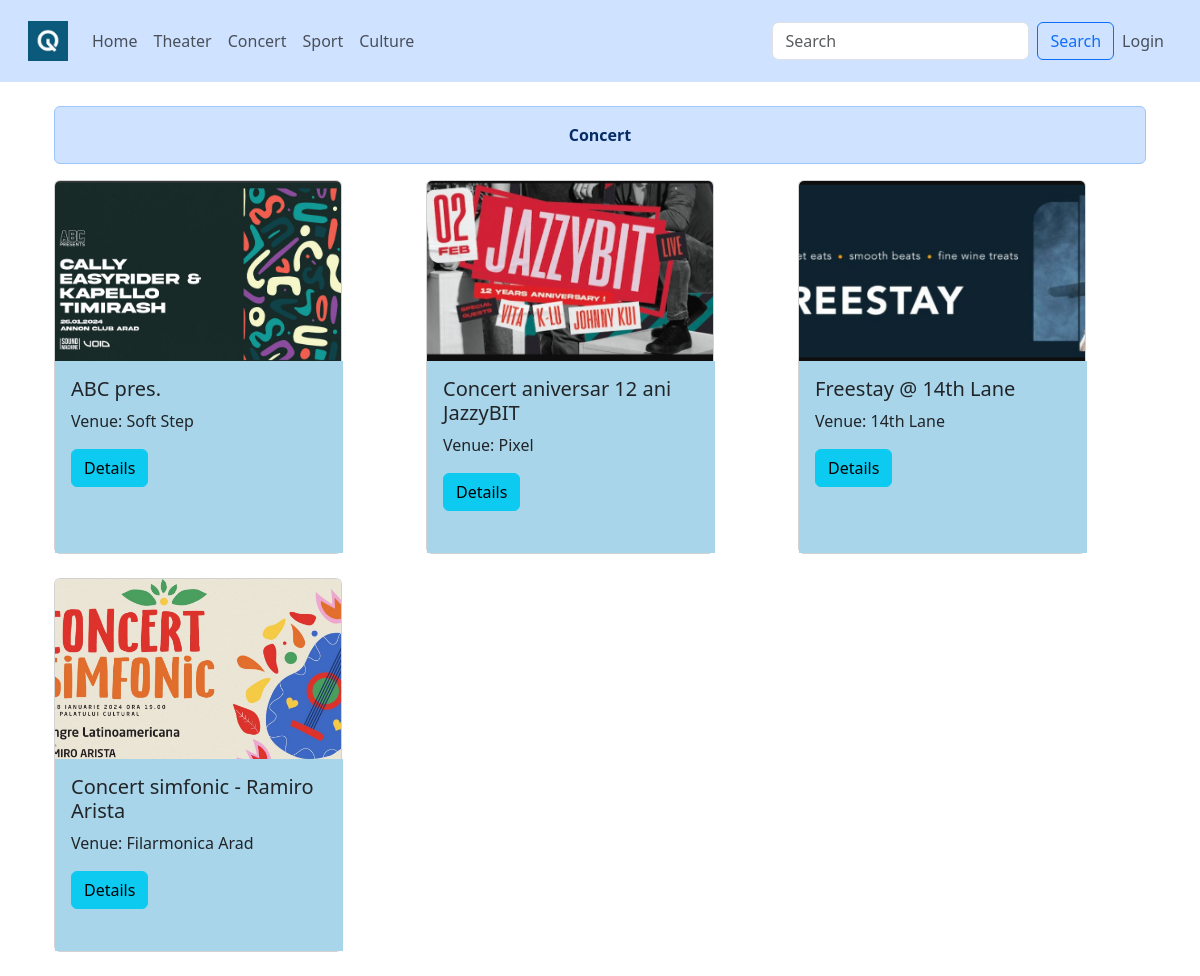
Screenshot of /events/concert/ with the database file from the repository.
### mainapp/models.py (models this page shows, shortened)
class Event(models.Model):
    name=models.CharField(max_length=100)
    type=models.CharField(max_length=50)
    date=models.CharField(max_length=50)
    description=models.TextField()
    total_tickets=models.IntegerField(null=True)
    venue=models.ForeignKey(Venue, on_delete=models.CASCADE, blank=True, null=True)
    event_logo=models.CharField(max_length=50, null=True)
    class Meta:
        db_table = 'event'

class Venue(models.Model):
    name=models.CharField(max_length=50)
    address=models.CharField(max_length=50)
    map_location=models.CharField(max_length=200, null=True)
    def __str__(self) -> str:
        return f'{self.name}'
    class Meta:
        db_table = 'venue'

### mainapp/views.py (the view)
# urls.py: path('events/<str:category>/', views.events, name='events'),
def events(request, category):
    event_category = category.lower()  # Convert to lowercase for case-insensitivity
    if event_category in ['theater', 'sport', 'concert', 'culture']:
        category_events = models.Event.objects.filter(type=event_category)
        context = {'events': category_events, 'event_category': event_category}
        return render(request, 'mainapp/events/category_events.html', context)
    else:
        return render(request, 'mainapp/home.html')

### mainapp/templates/mainapp/events/category_events.html (shortened to what this page needs)
{% extends 'mainapp/header.html' %}
{% load static %}
{% block content %}
    <div class="container mt-4">
        <div class="alert alert-primary rounded text-center" role="alert">
            <strong>{{ event_category|title }}</strong>
        </div>
        <div class="row">
            {% for event in events %}
                <div class="col-md-4 mb-4">
                    <div class="card" style="width: 18rem;">
                        <img src="{% static event.event_logo %}" class="card-img-top custom-card-img" alt="{{ event.name }}">
                        <div class="card-body">
                            <h5 class="card-title">{{ event.name }}</h5>
                            <p class="card-text">Venue: {{ event.venue }}</p>
                            <a href="{% url 'event_detail' id=event.id %}" class="btn btn-info">Details</a>
                        </div>
                    </div>
                </div>
            {% endfor %}
        </div>
    </div>
{% endblock %}

### mainapp/templates/mainapp/header.html (style rules this page uses)
body { background-size: cover; background-repeat: no-repeat; background-attachment: fixed; color: azure; }

### mainapp/templates/mainapp/events/category_events.html (style rules this page uses)
.custom-card-img { height: 180px; object-fit: cover; }
.card-body { background-color: #a8d5e9; width: 18rem; height: 12rem; }

### rows the page displays
Event: event_logo (picture), name "ABC pres.", venue "Soft Step"
Event: event_logo (picture), name "Concert aniversar 12 ani JazzyBIT", venue "Pixel"
Event: event_logo (picture), name "Freestay @ 14th Lane", venue "14th Lane"
Event: event_logo (picture), name "Concert simfonic - Ramiro Arista", venue "Filarmonica Arad"

### other values shown
{{ event_category|title }} "Concert"
